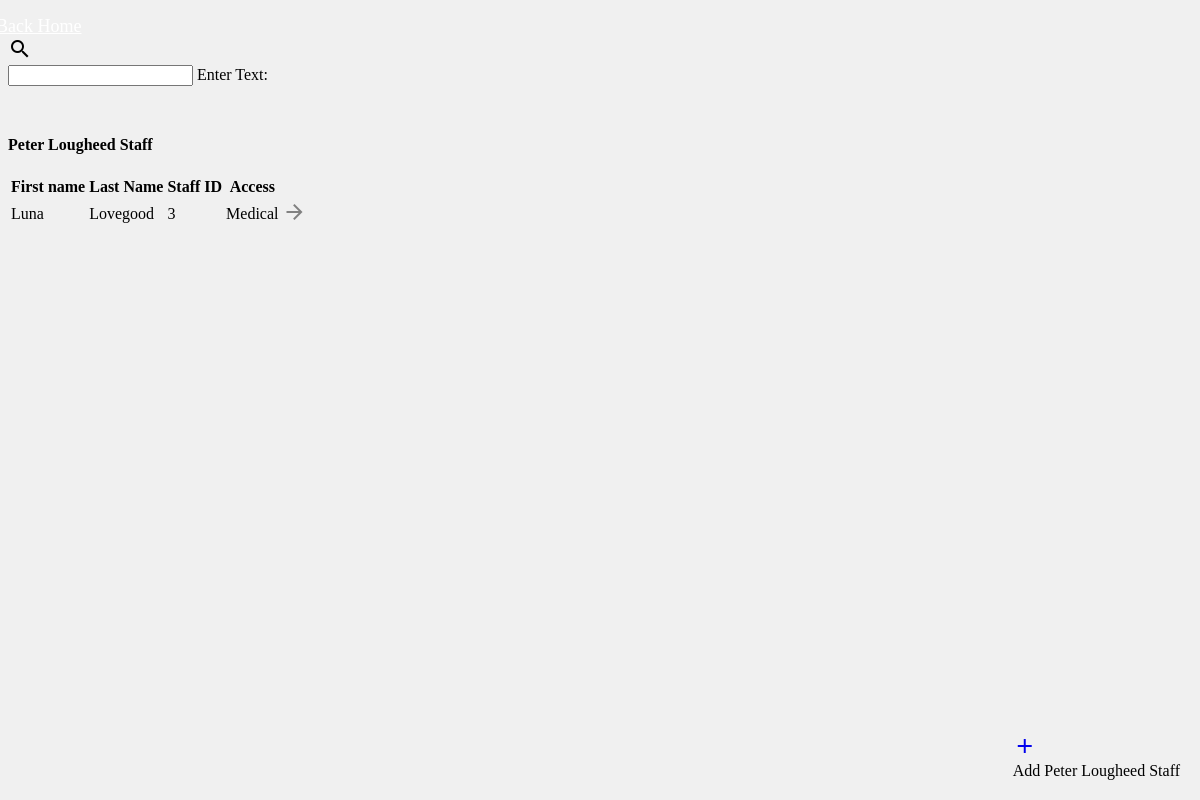
The app's page /viewstaff.php?name=Peter Lougheed with its own data.
### tables this page shows
CREATE TABLE `staff` (
  `staffid` int(10) unsigned NOT NULL AUTO_INCREMENT,
  `fname` varchar(20) DEFAULT NULL,
  `lname` varchar(20) DEFAULT NULL,
  `access` varchar(10) NOT NULL,
  `salary` int(10) unsigned NOT NULL,
  `hospital_name` varchar(40) NOT NULL,
  PRIMARY KEY (`staffid`,`hospital_name`)
);

### viewstaff.php (the view, shortened to what this page needs)
<?php
  $con=mysqli_connect("127.0.0.1","root","", "hospitaldb");
  $hospital_name = $_GET["name"];
?>
<!DOCTYPE html>
<html>
<head>
  <link rel="stylesheet" href="styles/main.css"/>
  <link rel="stylesheet" href="https://code.getmdl.io/1.1.3/material.teal-pink.min.css" />
</head>
<body>
  <div class="mdl-layout mdl-js-layout mdl-layout--fixed-header">
  <header class="mdl-layout__header mdl-shadow--4dp">
    <div class="mdl-layout__header-row">
      <span class="mdl-layout-title">
        <a class="mdl-button mdl-js-button" style = "font-weight:400; text-transform:none; padding-left:10px; color:white; font-size:18px; vertical-align:center" href ="management.php">
        </a>
      </span>
      <form action="viewstaff.php?name=<?php echo $hospital_name?>&job=search" method = "post">
          <div class="mdl-textfield mdl-js-textfield mdl-textfield--expandable">
            <label class="mdl-button mdl-js-button mdl-button--icon" for="search">
              <i class="material-icons">search</i>
            </label>
            <div class="mdl-textfield__expandable-holder">
              <input value = "<?php echo $search?>" class="mdl-textfield__input" type="text" name="search" id="search" >
              <label class="mdl-textfield__label">Enter Text:</label>
            </div>
          </div>
      </form>
    </div>
  </header>
  <main class="mdl-layout__content">
    <div class="mdl-grid">
    <div class = "centerit">
      <h4><?php echo $hospital_name; ?> Staff</h4>
        <?php
        $result = mysqli_query($con,"SELECT * FROM staff where staff.hospital_name = '$hospital_name'");
        echo "<table class='mdl-data-table mdl-js-data-table mdl-shadow--3dp'>
        <tr>
        <th class='mdl-data-table__cell--non-numeric'>First name</th>
        <th class='mdl-data-table__cell--non-numeric'>Last Name</th>
        <th class='mdl-data-table__cell--non-numeric'>Staff ID</th>
        <th class='mdl-data-table__cell--non-numeric'>Access</th>
        <th class='mdl-data-table__cell--non-numeric'></th>
        </tr>";
        while($row = mysqli_fetch_array($result))
        {
        echo "<tr>";
        echo "<td>" . $row['fname'] . "</td>";
        echo "<td>" . $row['lname'] . "</td>";
        echo "<td>" . $row['staffid'] . "</td>";
        echo "<td>" . $row['access'] . "</td>";
        echo "<td><a style='color:grey' href='selectedstaff.php?staffid=".$row['staffid']."'</a><i class='material-icons'>arrow_forward</i></td>";
        echo "</tr>";
        }
        echo "</table>";
        ?>
      </div>
    </div>
  </main>
  <div class = "cornerButton">
      <a id = "patient" href ="addstaff.php?hospital_name=<?php echo $hospital_name ?>" class="mdl-button mdl-js-button mdl-button--fab mdl-js-ripple-effect mdl-button--colored mdl-shadow--4dp">
        <i class="material-icons">add</i>
      </a>
      <div class="mdl-tooltip mdl-tooltip--large mdl-tooltip--left" for="patient">
        Add <?php echo $hospital_name?> Staff
      </div>
  </div>
</div>
</body>
</html>

### styles/main.css (style rules this page uses)
body { background-color: #F0F0F0; }
.centerit { margin-top: 50px; margin-left: auto; margin-right: auto; }
.cornerButton { position: absolute; z-index:1; padding:20px; right:0; bottom:0; display: block; }
.mdl-button--fab { display: block; z-index:0; }

### records on screen
staff: fname "Luna", lname "Lovegood", staffid "3", access "Medical"

### other values on screen
$hospital_name "Peter Lougheed"
